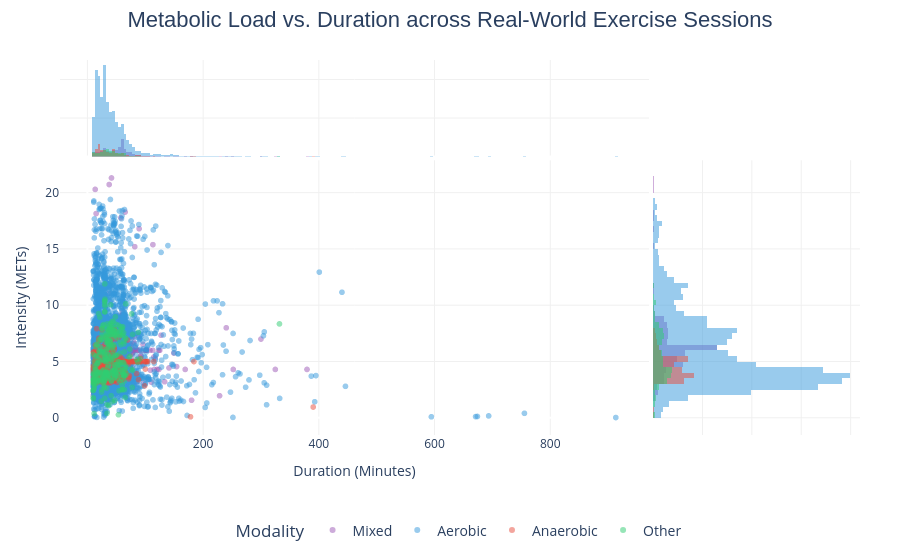

Source (notebook cell):
### Code cell
import plotly.express as px
import os

file_path = os.path.join("tables", "exerciseTableForBN_python_processed.csv")
exerciseTable = pd.read_csv(file_path)

# 1. Define the Color Palette (Consistent with your Treemap)
color_palette = {
    'Aerobic': '#3498db',   
    'Anaerobic': '#e74c3c', 
    'Mixed': '#9b59b6',     
    'Other': '#2ecc71'
}

# 2. Create the Scatter Plot using your REAL dataframe
fig = px.scatter(
    exerciseTable,                  # <--- Your actual dataframe
    x="DurationValue",              # <--- Your actual duration column
    y="MET",                        # <--- Your actual MET column
    color="ExerciseModality",       # <--- Your new mapped modality column
    color_discrete_map=color_palette,
    opacity=0.5,                    # Keeps the 50% transparency for density
    marginal_x="histogram",         # Histograms on the top
    marginal_y="histogram",         # Histograms on the right
    hover_data=['ExerciseModality'] # Tooltip info
)

# 3. Styling the Chart for your Presentation
fig.update_traces(
    marker=dict(size=6, line=dict(width=0)), selector=dict(type='scatter') # Clean, borderless dots
)

fig.update_layout(
    title=dict(
        text="Metabolic Load vs. Duration across Real-World Exercise Sessions", 
        font=dict(size=22, family="Arial"),
        y=0.98, x=0.5, xanchor='center', yanchor='top'
    ),
    xaxis_title="Duration (Minutes)",
    yaxis_title="Intensity (METs)",
    plot_bgcolor='white',  
    legend=dict(
        title="Modality",
        orientation="h",   
        yanchor="bottom", y=-0.3, xanchor="center", x=0.5,
        font=dict(size=14)
    ),
    margin=dict(t=60, l=60, r=40, b=80)
)

# Add gridlines for readability
fig.update_xaxes(showgrid=True, gridwidth=1, gridcolor='#f0f0f0')
fig.update_yaxes(showgrid=True, gridwidth=1, gridcolor='#f0f0f0')

# 4. Display and Save
fig.show()

### Figure 1 — Plotly figure (JSON) as saved in the notebook; plotly's stock layout.template omitted (floating-point values rounded to 4 significant figures; data arrays with more than 128 entries replaced by an {"elided": "..."} marker saying what was removed)
{"data": [{"customdata": {"elided": "551x1 str values"}, "hovertemplate": "ExerciseModality=%{customdata[0]}<br>DurationValue=%{x}<br>MET=%{y}<extra></extra>", "legendgroup": "Mixed", "marker": {"color": "#9b59b6", "opacity": 0.5, "symbol": "circle"}, "mode": "markers", "name": "Mixed", "showlegend": true, "type": "scattergl", "x": {"elided": "551 float values"}, "xaxis": "x", "y": {"elided": "551 float values"}, "yaxis": "y"}, {"bingroup": "x", "hovertemplate": "ExerciseModality=Mixed<br>DurationValue=%{x}<br>count=%{y}<extra></extra>", "legendgroup": "Mixed", "marker": {"color": "#9b59b6"}, "name": "Mixed", "opacity": 0.5, "showlegend": false, "type": "histogram", "x": {"elided": "551 float values"}, "xaxis": "x3", "yaxis": "y3"}, {"bingroup": "y", "hovertemplate": "ExerciseModality=Mixed<br>MET=%{y}<br>count=%{x}<extra></extra>", "legendgroup": "Mixed", "marker": {"color": "#9b59b6"}, "name": "Mixed", "opacity": 0.5, "showlegend": false, "type": "histogram", "xaxis": "x2", "y": {"elided": "551 float values"}, "yaxis": "y2"}, {"customdata": {"elided": "3705x1 str values"}, "hovertemplate": "ExerciseModality=%{customdata[0]}<br>DurationValue=%{x}<br>MET=%{y}<extra></extra>", "legendgroup": "Aerobic", "marker": {"color": "#3498db", "opacity": 0.5, "symbol": "circle"}, "mode": "markers", "name": "Aerobic", "showlegend": true, "type": "scattergl", "x": {"elided": "3705 float values"}, "xaxis": "x", "y": {"elided": "3705 float values"}, "yaxis": "y"}, {"bingroup": "x", "hovertemplate": "ExerciseModality=Aerobic<br>DurationValue=%{x}<br>count=%{y}<extra></extra>", "legendgroup": "Aerobic", "marker": {"color": "#3498db"}, "name": "Aerobic", "opacity": 0.5, "showlegend": false, "type": "histogram", "x": {"elided": "3705 float values"}, "xaxis": "x3", "yaxis": "y3"}, {"bingroup": "y", "hovertemplate": "ExerciseModality=Aerobic<br>MET=%{y}<br>count=%{x}<extra></extra>", "legendgroup": "Aerobic", "marker": {"color": "#3498db"}, "name": "Aerobic", "opacity": 0.5, "showlegend": false, "type": "histogram", "xaxis": "x2", "y": {"elided": "3705 float values"}, "yaxis": "y2"}, {"customdata": {"elided": "367x1 str values"}, "hovertemplate": "ExerciseModality=%{customdata[0]}<br>DurationValue=%{x}<br>MET=%{y}<extra></extra>", "legendgroup": "Anaerobic", "marker": {"color": "#e74c3c", "opacity": 0.5, "symbol": "circle"}, "mode": "markers", "name": "Anaerobic", "showlegend": true, "type": "scattergl", "x": {"elided": "367 float values"}, "xaxis": "x", "y": {"elided": "367 float values"}, "yaxis": "y"}, {"bingroup": "x", "hovertemplate": "ExerciseModality=Anaerobic<br>DurationValue=%{x}<br>count=%{y}<extra></extra>", "legendgroup": "Anaerobic", "marker": {"color": "#e74c3c"}, "name": "Anaerobic", "opacity": 0.5, "showlegend": false, "type": "histogram", "x": {"elided": "367 float values"}, "xaxis": "x3", "yaxis": "y3"}, {"bingroup": "y", "hovertemplate": "ExerciseModality=Anaerobic<br>MET=%{y}<br>count=%{x}<extra></extra>", "legendgroup": "Anaerobic", "marker": {"color": "#e74c3c"}, "name": "Anaerobic", "opacity": 0.5, "showlegend": false, "type": "histogram", "xaxis": "x2", "y": {"elided": "367 float values"}, "yaxis": "y2"}, {"customdata": {"elided": "298x1 str values"}, "hovertemplate": "ExerciseModality=%{customdata[0]}<br>DurationValue=%{x}<br>MET=%{y}<extra></extra>", "legendgroup": "Other", "marker": {"color": "#2ecc71", "opacity": 0.5, "symbol": "circle"}, "mode": "markers", "name": "Other", "showlegend": true, "type": "scattergl", "x": {"elided": "298 float values"}, "xaxis": "x", "y": {"elided": "298 float values"}, "yaxis": "y"}, {"bingroup": "x", "hovertemplate": "ExerciseModality=Other<br>DurationValue=%{x}<br>count=%{y}<extra></extra>", "legendgroup": "Other", "marker": {"color": "#2ecc71"}, "name": "Other", "opacity": 0.5, "showlegend": false, "type": "histogram", "x": {"elided": "298 float values"}, "xaxis": "x3", "yaxis": "y3"}, {"bingroup": "y", "hovertemplate": "ExerciseModality=Other<br>MET=%{y}<br>count=%{x}<extra></extra>", "legendgroup": "Other", "marker": {"color": "#2ecc71"}, "name": "Other", "opacity": 0.5, "showlegend": false, "type": "histogram", "xaxis": "x2", "y": {"elided": "298 float values"}, "yaxis": "y2"}], "layout": {"barmode": "overlay", "legend": {"font": {"size": 14}, "orientation": "h", "title": {"text": "Modality"}, "tracegroupgap": 0, "x": 0.5, "xanchor": "center", "y": -0.3, "yanchor": "bottom"}, "margin": {"b": 80, "l": 60, "r": 40, "t": 60}, "plot_bgcolor": "white", "title": {"font": {"family": "Arial", "size": 22}, "text": "Metabolic Load vs. Duration across Real-World Exercise Sessions", "x": 0.5, "xanchor": "center", "y": 0.98, "yanchor": "top"}, "xaxis": {"anchor": "y", "domain": [0, 0.7363], "gridcolor": "#f0f0f0", "gridwidth": 1, "showgrid": true, "title": {"text": "Duration (Minutes)"}}, "xaxis2": {"anchor": "y2", "domain": [0.7413, 1], "gridcolor": "#f0f0f0", "gridwidth": 1, "matches": "x2", "showgrid": true, "showline": false, "showticklabels": false, "ticks": ""}, "xaxis3": {"anchor": "y3", "domain": [0, 0.7363], "gridcolor": "#f0f0f0", "gridwidth": 1, "matches": "x", "showgrid": true, "showticklabels": false}, "xaxis4": {"anchor": "y4", "domain": [0.7413, 1], "gridcolor": "#f0f0f0", "gridwidth": 1, "matches": "x2", "showgrid": true, "showline": false, "showticklabels": false, "ticks": ""}, "yaxis": {"anchor": "x", "domain": [0, 0.7326], "gridcolor": "#f0f0f0", "gridwidth": 1, "showgrid": true, "title": {"text": "Intensity (METs)"}}, "yaxis2": {"anchor": "x2", "domain": [0, 0.7326], "gridcolor": "#f0f0f0", "gridwidth": 1, "matches": "y", "showgrid": true, "showticklabels": false}, "yaxis3": {"anchor": "x3", "domain": [0.7426, 1], "gridcolor": "#f0f0f0", "gridwidth": 1, "matches": "y3", "showgrid": true, "showline": false, "showticklabels": false, "ticks": ""}, "yaxis4": {"anchor": "x4", "domain": [0.7426, 1], "gridcolor": "#f0f0f0", "gridwidth": 1, "matches": "y3", "showgrid": true, "showline": false, "showticklabels": false, "ticks": ""}}}
